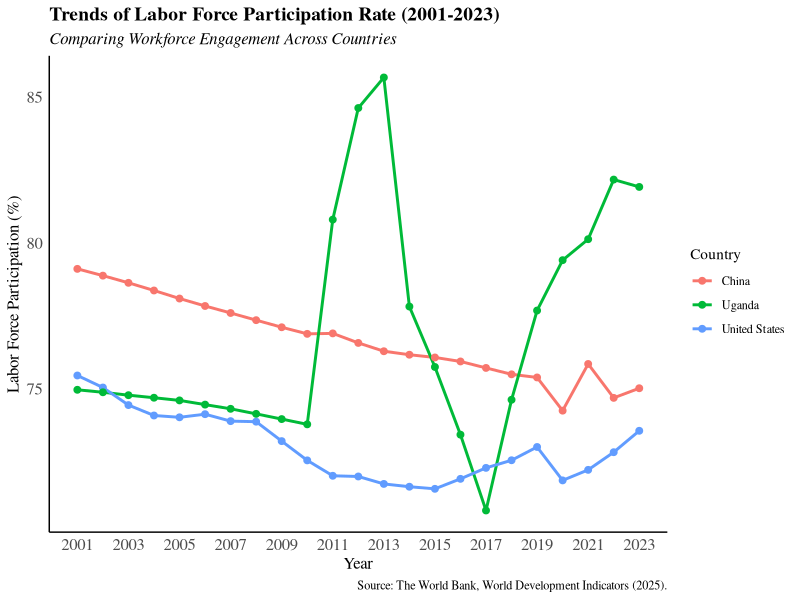
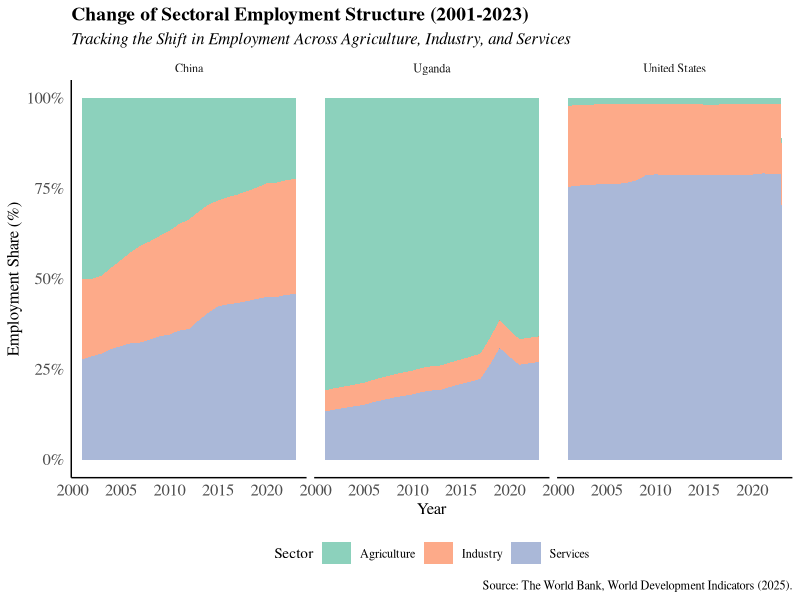
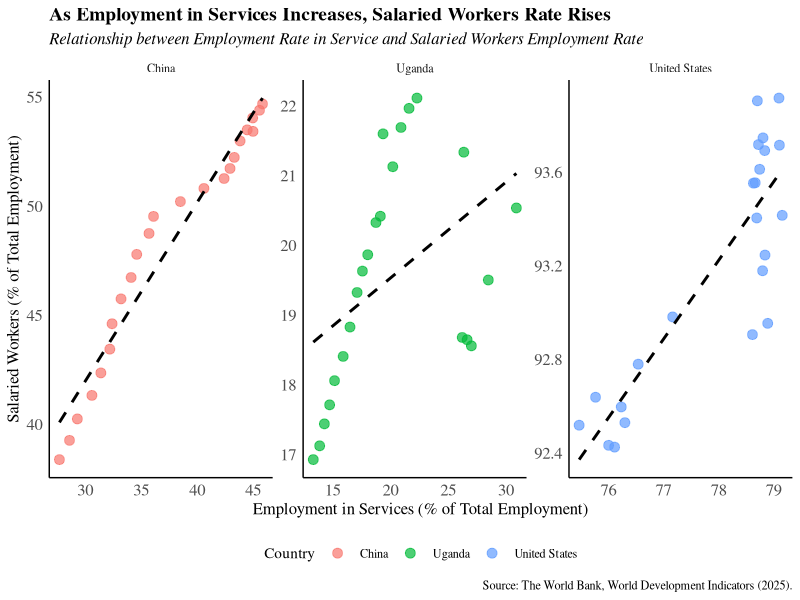
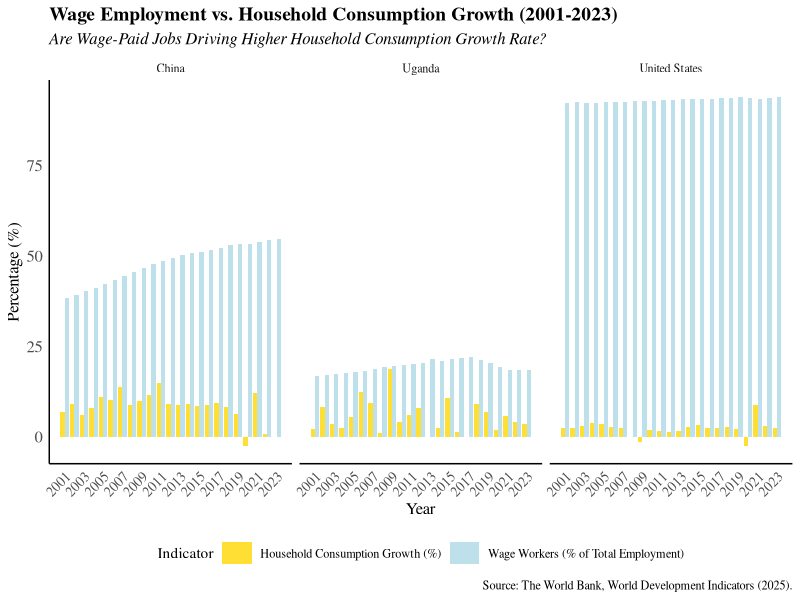

These charts were generated, in order, by the following R code:
## ---- chunk 1
# install.packages(c("readxl", "writexl")

library(readxl)
library(writexl)
library(tidyverse)

## ---- chunk 2
data_available_clean <- read_excel("data/available_data.xlsx")

## ---- chunk 3
ggplot(data_available_clean, aes(x = year, group = country_name, color = country_name)) +
  geom_line(aes(y = lfpr_total_15_64_milo), size = 1) +
  geom_point(aes(y = lfpr_total_15_64_milo), size = 2) +
  scale_x_continuous(breaks = seq(min(data_available_clean$year), max(data_available_clean$year), by = 2)) +
  labs(
    title = "Trends of Labor Force Participation Rate (2001-2023)",
    subtitle = "Comparing Workforce Engagement Across Countries",
    x = "Year", 
    y = "Labor Force Participation (%)",
    color = "Country",
    caption = "Source: The World Bank, World Development Indicators (2025)."
  ) +
  theme_minimal() +
  theme(
    text = element_text(family = "serif"),
    panel.grid = element_blank(),
    plot.title = element_text(size = 14, face = "bold"),  
    plot.subtitle = element_text(size = 12, face = "italic"),  
    axis.title.x = element_text(size = 12),  
    axis.title.y = element_text(size = 12),  
    axis.text.x = element_text(size = 12),  
    axis.text.y = element_text(size = 12),
    legend.position = "right",
    axis.line = element_line(color="black")
)
## ---- chunk 4
data_available_clean |>
  mutate(total_employment = empl_agri + empl_industry + empl_services) |>
  pivot_longer(cols = c(empl_agri, empl_industry, empl_services),
               names_to = "sector",
               values_to = "employment_rate") |>
  mutate(employment_share = employment_rate / total_employment * 100) |>
  ggplot(aes(x = year, y = employment_share, fill = sector)) +
  geom_area(alpha = 0.75) + 
  facet_wrap(~ country_name) +
  labs(
    title = "Change of Sectoral Employment Structure (2001-2023)",
    subtitle = "Tracking the Shift in Employment Across Agriculture, Industry, and Services",
    x = "Year", y = "Employment Share (%)",
    fill = "Sector",
    caption = "Source: The World Bank, World Development Indicators (2025)."
  ) +
  scale_fill_manual(values = c("empl_agri" = "#66c2a5", 
                               "empl_industry" = "#fc8d62", 
                               "empl_services" = "#8da0cb"),
                    labels = c("Agriculture", "Industry", "Services")) + 
  scale_y_continuous(labels = scales::percent_format(scale = 1)) +
  theme_minimal() +
  theme(
    text = element_text(family = "serif"),
    panel.grid = element_blank(),
    plot.title = element_text(size = 14, face = "bold"),  
    plot.subtitle = element_text(size = 12, face = "italic"),  
    axis.title.x = element_text(size = 12),  
    axis.title.y = element_text(size = 12),    
    axis.text.x = element_text(size = 12),  
    axis.text.y = element_text(size = 12),
    legend.position = "bottom",
    axis.line = element_line(color = "black"),
    legend.key.width = unit(0.8,"cm")
)
## ---- chunk 5

ggplot(data_available_clean, aes(x = empl_services, y = wage_workers_total, color = country_name)) +
  geom_point(size = 3, alpha = 0.7) + 
  geom_smooth(method = "lm", se = FALSE, linetype = "dashed", color = "black") + 
  facet_wrap(~country_name, scales = "free") +
  labs(
    title = "As Employment in Services Increases, Salaried Workers Rate Rises",
    subtitle = "Relationship between Employment Rate in Service and Salaried Workers Employment Rate",
    x = "Employment in Services (% of Total Employment)", 
    y = "Salaried Workers (% of Total Employment)",
    color = "Country",
    caption = "Source: The World Bank, World Development Indicators (2025)."
  ) +
    theme_minimal() +
  theme(
    text = element_text(family = "serif"),
    panel.grid = element_blank(),
    plot.title = element_text(size = 14, face = "bold"),  
    plot.subtitle = element_text(size = 12, face = "italic"),  
    axis.title.x = element_text(size = 12),  
    axis.title.y = element_text(size = 12),  
    axis.text.x = element_text(size = 12),  
    axis.text.y = element_text(size = 12),
    legend.position = "bottom",
    axis.line = element_line(color = "black"),  
    legend.key.width = unit(0.75,"cm")
)

## ---- chunk 6
data_available_clean |>  
  select(year, country_name, wage_workers_total, households_cons_growth) |>  
  pivot_longer(cols = c(wage_workers_total, households_cons_growth),
               names_to = "Metric",
               values_to = "Value") |>  
  mutate(Metric = recode(Metric,
                         "wage_workers_total" = "Wage Workers (% of Total Employment)",
                         "households_cons_growth" = "Household Consumption Growth (%)")) |>  
  ggplot(aes(x = year, y = Value, fill = Metric)) +  
  geom_col(position = "dodge", alpha = 0.8) +
  facet_wrap(~country_name) +  
  scale_fill_manual(values = c("Wage Workers (% of Total Employment)" = "lightblue",
                               "Household Consumption Growth (%)" = "gold")) +
  scale_x_continuous(breaks = seq(2001, 2023, by = 2)) +  
  labs(
    title = "Wage Employment vs. Household Consumption Growth (2001-2023)",
    subtitle = "Are Wage-Paid Jobs Driving Higher Household Consumption Growth Rate?",
    x = "Year",
    y = "Percentage (%)",
    fill = "Indicator",
    caption = "Source: The World Bank, World Development Indicators (2025)."
  ) +
  theme_minimal() +
  theme(
    text = element_text(family = "serif"),
    panel.grid = element_blank(),
    plot.title = element_text(size = 14, face = "bold"),  
    plot.subtitle = element_text(size = 12, face = "italic"),  
    axis.title.x = element_text(size = 12),  
    axis.title.y = element_text(size = 12),  
    axis.text.x = element_text(size = 10, angle = 45, hjust = 1),  
    axis.text.y = element_text(size = 12),
    legend.position = "bottom",
    axis.line = element_line(color = "black"),  
    legend.key.width = unit(0.8, "cm")
  )


## ---- chunk 7
# Read Original File and Assign it to "data" 

data <- read_excel("data/0_OriginData_World_Development_Indicators.xlsx")

# Pivot longer to convert year columns into a "Year" column

data_long <- data |>
  pivot_longer(
    cols = starts_with("20"), 
    # Select all year columns (2001-2023)
    names_to = "Year",          
    # Move column names to "Year"
    values_to = "Value"
    # Store data values in "Value"
    )        

# Drop NAs contained by these cols

data_long <- data_long |>
  drop_na(`Country Name`, `Country Code`, `Series Code`, `Series Name`)

# Convert Year column to numeric

data_long$Year <- as.numeric(str_extract(data_long$Year, "\\d+"))

# Pivot wider to make Series Name values into separate columns

data_clean <- data_long |>
  select(-"Series Code") |>
  # delete the "Series Code" column
  pivot_wider(names_from = "Series Name", 
              values_from = "Value")

## ---- chunk 8
# Save the data as an Excel file

# write_xlsx(data_clean, "data/1_world_bank_data_clean.xlsx")

## ---- chunk 9
#| code-fold: show

# Define short names for selected variables
data_available <- data_clean %>%
  select(
    country_name                = `Country Name`,
    country_code                = `Country Code`,
    year                        = `Year`,
    changes_inventories         = `Changes in inventories (constant LCU)`,
    cfw_female                  = `Contributing family workers, female (% of female employment) (modeled ILO estimate)`,
    cfw_male                    = `Contributing family workers, male (% of male employment) (modeled ILO estimate)`,
    cfw_total                   = `Contributing family workers, total (% of total employment) (modeled ILO estimate)`,
    employers_female            = `Employers, female (% of female employment) (modeled ILO estimate)`,
    employers_male              = `Employers, male (% of male employment) (modeled ILO estimate)`,
    employers_total             = `Employers, total (% of total employment) (modeled ILO estimate)`,
    empl_agri                 = `Employment in agriculture (% of total employment) (modeled ILO estimate)`,
    empl_agri_female          = `Employment in agriculture, female (% of female employment) (modeled ILO estimate)`,
    empl_agri_male            = `Employment in agriculture, male (% of male employment) (modeled ILO estimate)`,
    empl_industry             = `Employment in industry (% of total employment) (modeled ILO estimate)`,
    empl_industry_female      = `Employment in industry, female (% of female employment) (modeled ILO estimate)`,
    empl_industry_male        = `Employment in industry, male (% of male employment) (modeled ILO estimate)`,
    empl_services             = `Employment in services (% of total employment) (modeled ILO estimate)`,
    empl_services_female      = `Employment in services, female (% of female employment) (modeled ILO estimate)`,
    empl_services_male        = `Employment in services, male (% of male employment) (modeled ILO estimate)`,
    emp_pop_15plus_female_milo  = `Employment to population ratio, 15+, female (%) (modeled ILO estimate)`,
    emp_pop_15plus_female_nat   = `Employment to population ratio, 15+, female (%) (national estimate)`,
    emp_pop_15plus_male_milo    = `Employment to population ratio, 15+, male (%) (modeled ILO estimate)`,
    emp_pop_15plus_male_nat     = `Employment to population ratio, 15+, male (%) (national estimate)`,
    emp_pop_15plus_total_milo   = `Employment to population ratio, 15+, total (%) (modeled ILO estimate)`,
    emp_pop_15plus_total_nat    = `Employment to population ratio, 15+, total (%) (national estimate)`,
    emp_pop_15_24_female_milo   = `Employment to population ratio, ages 15-24, female (%) (modeled ILO estimate)`,
    emp_pop_15_24_female_nat    = `Employment to population ratio, ages 15-24, female (%) (national estimate)`,
    emp_pop_15_24_male_milo     = `Employment to population ratio, ages 15-24, male (%) (modeled ILO estimate)`,
    emp_pop_15_24_male_nat      = `Employment to population ratio, ages 15-24, male (%) (national estimate)`,
    emp_pop_15_24_total_milo    = `Employment to population ratio, ages 15-24, total (%) (modeled ILO estimate)`,
    emp_pop_15_24_total_nat     = `Employment to population ratio, ages 15-24, total (%) (national estimate)`,
    exports_growth              = `Exports of goods and services (annual % growth)`,
    exports_const               = `Exports of goods and services (constant LCU)`,
    final_cons_growth           = `Final consumption expenditure (annual % growth)`,
    final_cons_const            = `Final consumption expenditure (constant LCU)`,
    gdp_const                   = `GDP (constant LCU)`,
    gdp_growth                  = `GDP growth (annual %)`,
    gdp_percap_const            = `GDP per capita (constant LCU)`,
    gdp_percap_growth           = `GDP per capita growth (annual %)`,
    gdp_per_person_employed     = `GDP per person employed (constant 2021 PPP $)`,
    gov_final_cons_growth       = `General government final consumption expenditure (annual % growth)`,
    gov_final_cons_const        = `General government final consumption expenditure (constant LCU)`,
    gni_const                   = `GNI (constant LCU)`,
    gni_growth                  = `GNI growth (annual %)`,
    gni_percap_const            = `GNI per capita (constant LCU)`,
    gni_percap_growth           = `GNI per capita growth (annual %)`,
    gov_exp_edu_pct_gdp         = `Government expenditure on education, total (% of GDP)`,
    gov_exp_edu_pct_gov         = `Government expenditure on education, total (% of government expenditure)`,
    gross_capital_growth        = `Gross capital formation (annual % growth)`,
    gross_capital_const         = `Gross capital formation (constant LCU)`,
    gross_fixed_capital_growth  = `Gross fixed capital formation (annual % growth)`,
    gross_fixed_capital_const   = `Gross fixed capital formation (constant LCU)`,
    gross_national_expenditure  = `Gross national expenditure (constant LCU)`,
    households_cons_growth      = `Households and NPISHs Final consumption expenditure (annual % growth)`,
    households_cons_const       = `Households and NPISHs Final consumption expenditure (constant LCU)`,
    households_cons_percap_growth = `Households and NPISHs Final consumption expenditure per capita growth (annual %)`,
    imports_growth              = `Imports of goods and services (annual % growth)`,
    imports_const               = `Imports of goods and services (constant LCU)`,
    lfpr_15_24_female_milo      = `Labor force participation rate for ages 15-24, female (%) (modeled ILO estimate)`,
    lfpr_15_24_female_nat       = `Labor force participation rate for ages 15-24, female (%) (national estimate)`,
    lfpr_15_24_male_milo        = `Labor force participation rate for ages 15-24, male (%) (modeled ILO estimate)`,
    lfpr_15_24_male_nat         = `Labor force participation rate for ages 15-24, male (%) (national estimate)`,
    lfpr_15_24_total_milo       = `Labor force participation rate for ages 15-24, total (%) (modeled ILO estimate)`,
    lfpr_15_24_total_nat        = `Labor force participation rate for ages 15-24, total (%) (national estimate)`,
    lfpr_female_15plus_milo      = `Labor force participation rate, female (% of female population ages 15+) (modeled ILO estimate)`,
    lfpr_female_15plus_nat       = `Labor force participation rate, female (% of female population ages 15+) (national estimate)`,
    lfpr_female_15_64_milo       = `Labor force participation rate, female (% of female population ages 15-64) (modeled ILO estimate)`,
    lfpr_male_15plus_milo        = `Labor force participation rate, male (% of male population ages 15+) (modeled ILO estimate)`,
    lfpr_male_15plus_nat         = `Labor force participation rate, male (% of male population ages 15+) (national estimate)`,
    lfpr_male_15_64_milo         = `Labor force participation rate, male (% of male population ages 15-64) (modeled ILO estimate)`,
    lfpr_total_15plus_milo       = `Labor force participation rate, total (% of total population ages 15+) (modeled ILO estimate)`,
    lfpr_total_15plus_nat        = `Labor force participation rate, total (% of total population ages 15+) (national estimate)`,
    lfpr_total_15_64_milo        = `Labor force participation rate, total (% of total population ages 15-64) (modeled ILO estimate)`,
    lf_adv_edu_total            = `Labor force with advanced education (% of total working-age population with advanced education)`,
    lf_adv_edu_female           = `Labor force with advanced education, female (% of female working-age population with advanced education)`,
    lf_adv_edu_male             = `Labor force with advanced education, male (% of male working-age population with advanced education)`,
    lf_basic_edu_total          = `Labor force with basic education (% of total working-age population with basic education)`,
    lf_basic_edu_female         = `Labor force with basic education, female (% of female working-age population with basic education)`,
    lf_basic_edu_male           = `Labor force with basic education, male (% of male working-age population with basic education)`,
    lf_intermediate_edu_total   = `Labor force with intermediate education (% of total working-age population with intermediate education)`,
    lf_intermediate_edu_female  = `Labor force with intermediate education, female (% of female working-age population with intermediate education)`,
    lf_intermediate_edu_male    = `Labor force with intermediate education, male (% of male working-age population with intermediate education)`,
    labor_female_pct            = `Labor force, female (% of total labor force)`,
    labor_total                 = `Labor force, total`,
    part_time_female            = `Part time employment, female (% of total female employment)`,
    part_time_male              = `Part time employment, male (% of total male employment)`,
    part_time_total             = `Part time employment, total (% of total employment)`,
    ratio_lfpr_female_male_milo = `Ratio of female to male labor force participation rate (%) (modeled ILO estimate)`,
    ratio_lfpr_female_male_nat  = `Ratio of female to male labor force participation rate (%) (national estimate)`,
    self_employed_female        = `Self-employed, female (% of female employment) (modeled ILO estimate)`,
    self_employed_male          = `Self-employed, male (% of male employment) (modeled ILO estimate)`,
    self_employed_total         = `Self-employed, total (% of total employment) (modeled ILO estimate)`,
    youth_not_in_edu_female     = `Share of youth not in education, employment or training, female (% of female youth population)`,
    youth_not_in_edu_male       = `Share of youth not in education, employment or training, male (% of male youth population)`,
    youth_not_in_edu_total      = `Share of youth not in education, employment or training, total (% of youth population)`,
    unemp_adv_edu_total         = `Unemployment with advanced education (% of total labor force with advanced education)`,
    unemp_adv_edu_female        = `Unemployment with advanced education, female (% of female labor force with advanced education)`,
    unemp_adv_edu_male          = `Unemployment with advanced education, male (% of male labor force with advanced education)`,
    unemp_basic_edu_total       = `Unemployment with basic education (% of total labor force with basic education)`,
    unemp_basic_edu_female      = `Unemployment with basic education, female (% of female labor force with basic education)`,
    unemp_basic_edu_male        = `Unemployment with basic education, male (% of male labor force with basic education)`,
    unemp_inter_edu_total       = `Unemployment with intermediate education (% of total labor force with intermediate education)`,
    unemp_inter_edu_female      = `Unemployment with intermediate education, female (% of female labor force with intermediate education)`,
    unemp_inter_edu_male        = `Unemployment with intermediate education, male (% of male labor force with intermediate education)`,
    unemp_female_milo           = `Unemployment, female (% of female labor force) (modeled ILO estimate)`,
    unemp_female_nat            = `Unemployment, female (% of female labor force) (national estimate)`,
    unemp_male_milo             = `Unemployment, male (% of male labor force) (modeled ILO estimate)`,
    unemp_male_nat              = `Unemployment, male (% of male labor force) (national estimate)`,
    unemp_total_milo            = `Unemployment, total (% of total labor force) (modeled ILO estimate)`,
    unemp_total_nat             = `Unemployment, total (% of total labor force) (national estimate)`,
    unemp_youth_female_milo     = `Unemployment, youth female (% of female labor force ages 15-24) (modeled ILO estimate)`,
    unemp_youth_female_nat      = `Unemployment, youth female (% of female labor force ages 15-24) (national estimate)`,
    unemp_youth_male_milo       = `Unemployment, youth male (% of male labor force ages 15-24) (modeled ILO estimate)`,
    unemp_youth_male_nat        = `Unemployment, youth male (% of male labor force ages 15-24) (national estimate)`,
    unemp_youth_total_milo      = `Unemployment, youth total (% of total labor force ages 15-24) (modeled ILO estimate)`,
    unemp_youth_total_nat       = `Unemployment, youth total (% of total labor force ages 15-24) (national estimate)`,
    vulnerable_emp_female       = `Vulnerable employment, female (% of female employment) (modeled ILO estimate)`,
    vulnerable_emp_male         = `Vulnerable employment, male (% of male employment) (modeled ILO estimate)`,
    vulnerable_emp_total        = `Vulnerable employment, total (% of total employment) (modeled ILO estimate)`,
    wage_workers_female         = `Wage and salaried workers, female (% of female employment) (modeled ILO estimate)`,
    wage_workers_male           = `Wage and salaried workers, male (% of male employment) (modeled ILO estimate)`,
    wage_workers_total          = `Wage and salaried workers, total (% of total employment) (modeled ILO estimate)`
  )

## ---- chunk 10
# Mutate the chr into numeric

data_available_clean <- data_available |> 
  mutate(across(-c(country_name, country_code, year), as.numeric))
  # cut out the first three columns and transfer the rest


# Save final data set as Excel file to analyze

# write_xlsx(data_available_clean, "data/available_data.xlsx")


## ---- chunk 11
#| code-fold: show

codebook <- tribble(
  ~new_variable,                    ~original_variable,                                                    
  "country_name",                   "Country Name",
  "country_code",                   "Country Code",
  "year",                           "Year",
  "changes_inventories",            "Changes in inventories (constant LCU)",
  "cfw_female",                     "Contributing family workers, female (% of female employment) (modeled ILO estimate)",
  "cfw_male",                       "Contributing family workers, male (% of male employment) (modeled ILO estimate)",
  "cfw_total",                      "Contributing family workers, total (% of total employment) (modeled ILO estimate)",
  "employers_female",               "Employers, female (% of female employment) (modeled ILO estimate)",
  "employers_male",                 "Employers, male (% of male employment) (modeled ILO estimate)",
  "employers_total",                "Employers, total (% of total employment) (modeled ILO estimate)",
  "empl_agri",                      "Employment in agriculture (% of total employment) (modeled ILO estimate)",
  "empl_agri_female",               "Employment in agriculture, female (% of female employment) (modeled ILO estimate)",
  "empl_agri_male",                 "Employment in agriculture, male (% of male employment) (modeled ILO estimate)",
  "empl_industry",                  "Employment in industry (% of total employment) (modeled ILO estimate)",
  "empl_industry_female",           "Employment in industry, female (% of female employment) (modeled ILO estimate)",
  "empl_industry_male",             "Employment in industry, male (% of male employment) (modeled ILO estimate)",
  "empl_services",                  "Employment in services (% of total employment) (modeled ILO estimate)",
  "empl_services_female",           "Employment in services, female (% of female employment) (modeled ILO estimate)",
  "empl_services_male",             "Employment in services, male (% of male employment) (modeled ILO estimate)",
  "emp_pop_15plus_female_milo",     "Employment to population ratio, 15+, female (%) (modeled ILO estimate)",
  "emp_pop_15plus_female_nat",      "Employment to population ratio, 15+, female (%) (national estimate)",
  "emp_pop_15plus_male_milo",       "Employment to population ratio, 15+, male (%) (modeled ILO estimate)",
  "emp_pop_15plus_male_nat",        "Employment to population ratio, 15+, male (%) (national estimate)",
  "emp_pop_15plus_total_milo",      "Employment to population ratio, 15+, total (%) (modeled ILO estimate)",
  "emp_pop_15plus_total_nat",       "Employment to population ratio, 15+, total (%) (national estimate)",
  "emp_pop_15_24_female_milo",      "Employment to population ratio, ages 15-24, female (%) (modeled ILO estimate)",
  "emp_pop_15_24_female_nat",       "Employment to population ratio, ages 15-24, female (%) (national estimate)",
  "emp_pop_15_24_male_milo",        "Employment to population ratio, ages 15-24, male (%) (modeled ILO estimate)",
  "emp_pop_15_24_male_nat",         "Employment to population ratio, ages 15-24, male (%) (national estimate)",
  "emp_pop_15_24_total_milo",       "Employment to population ratio, ages 15-24, total (%) (modeled ILO estimate)",
  "emp_pop_15_24_total_nat",        "Employment to population ratio, ages 15-24, total (%) (national estimate)",
  "exports_growth",                 "Exports of goods and services (annual % growth)",
  "exports_const",                  "Exports of goods and services (constant LCU)",
  "final_cons_growth",              "Final consumption expenditure (annual % growth)",
  "final_cons_const",               "Final consumption expenditure (constant LCU)",
  "gdp_const",                      "GDP (constant LCU)",
  "gdp_growth",                     "GDP growth (annual %)",
  "gdp_percap_const",               "GDP per capita (constant LCU)",
  "gdp_percap_growth",              "GDP per capita growth (annual %)",
  "gdp_per_person_employed",        "GDP per person employed (constant 2021 PPP $)",
  "gov_final_cons_growth",          "General government final consumption expenditure (annual % growth)",
  "gov_final_cons_const",           "General government final consumption expenditure (constant LCU)",
  "gni_const",                      "GNI (constant LCU)",
  "gni_growth",                     "GNI growth (annual %)",
  "gni_percap_const",               "GNI per capita (constant LCU)",
  "gni_percap_growth",              "GNI per capita growth (annual %)",
  "gov_exp_edu_pct_gdp",            "Government expenditure on education, total (% of GDP)",
  "gov_exp_edu_pct_gov",            "Government expenditure on education, total (% of government expenditure)",
  "gross_capital_growth",           "Gross capital formation (annual % growth)",
  "gross_capital_const",            "Gross capital formation (constant LCU)",
  "gross_fixed_capital_growth",     "Gross fixed capital formation (annual % growth)",
  "gross_fixed_capital_const",      "Gross fixed capital formation (constant LCU)",
  "gross_national_expenditure",     "Gross national expenditure (constant LCU)",
  "households_cons_growth",         "Households and NPISHs Final consumption expenditure (annual % growth)",
  "households_cons_const",          "Households and NPISHs Final consumption expenditure (constant LCU)",
  "households_cons_percap_growth",  "Households and NPISHs Final consumption expenditure per capita growth (annual %)",
  "imports_growth",                 "Imports of goods and services (annual % growth)",
  "imports_const",                  "Imports of goods and services (constant LCU)",
  "lfpr_15_24_female_milo",         "Labor force participation rate for ages 15-24, female (%) (modeled ILO estimate)",
  "lfpr_15_24_female_nat",          "Labor force participation rate for ages 15-24, female (%) (national estimate)",
  "lfpr_15_24_male_milo",           "Labor force participation rate for ages 15-24, male (%) (modeled ILO estimate)",
  "lfpr_15_24_male_nat",            "Labor force participation rate for ages 15-24, male (%) (national estimate)",
  "lfpr_15_24_total_milo",          "Labor force participation rate for ages 15-24, total (%) (modeled ILO estimate)",
  "lfpr_15_24_total_nat",           "Labor force participation rate for ages 15-24, total (%) (national estimate)",
  "lfpr_female_15plus_milo",        "Labor force participation rate, female (% of female population ages 15+) (modeled ILO estimate)",
  "lfpr_female_15plus_nat",         "Labor force participation rate, female (% of female population ages 15+) (national estimate)",
  "lfpr_female_15_64_milo",         "Labor force participation rate, female (% of female population ages 15-64) (modeled ILO estimate)",
  "lfpr_male_15plus_milo",          "Labor force participation rate, male (% of male population ages 15+) (modeled ILO estimate)",
  "lfpr_male_15plus_nat",           "Labor force participation rate, male (% of male population ages 15+) (national estimate)",
  "lfpr_male_15_64_milo",           "Labor force participation rate, male (% of male population ages 15-64) (modeled ILO estimate)",
  "lfpr_total_15plus_milo",         "Labor force participation rate, total (% of total population ages 15+) (modeled ILO estimate)",
  "lfpr_total_15plus_nat",          "Labor force participation rate, total (% of total population ages 15+) (national estimate)",
  "lfpr_total_15_64_milo",          "Labor force participation rate, total (% of total population ages 15-64) (modeled ILO estimate)",
  "lf_adv_edu_total",               "Labor force with advanced education (% of total working-age population with advanced education)",
  "lf_adv_edu_female",              "Labor force with advanced education, female (% of female working-age population with advanced education)",
  "lf_adv_edu_male",                "Labor force with advanced education, male (% of male working-age population with advanced education)",
  "lf_basic_edu_total",             "Labor force with basic education (% of total working-age population with basic education)",
  "lf_basic_edu_female",            "Labor force with basic education, female (% of female working-age population with basic education)",
  "lf_basic_edu_male",              "Labor force with basic education, male (% of male working-age population with basic education)",
  "lf_intermediate_edu_total",      "Labor force with intermediate education (% of total working-age population with intermediate education)",
  "lf_intermediate_edu_female",     "Labor force with intermediate education, female (% of female working-age population with intermediate education)",
  "lf_intermediate_edu_male",       "Labor force with intermediate education, male (% of male working-age population with intermediate education)",
  "labor_female_pct",               "Labor force, female (% of total labor force)",
  "labor_total",                    "Labor force, total",
  "part_time_female",               "Part time employment, female (% of total female employment)",
  "part_time_male",                 "Part time employment, male (% of total male employment)",
  "part_time_total",                "Part time employment, total (% of total employment)",
  "ratio_lfpr_female_male_milo",     "Ratio of female to male labor force participation rate (%) (modeled ILO estimate)",
  "ratio_lfpr_female_male_nat",      "Ratio of female to male labor force participation rate (%) (national estimate)",
  "self_employed_female",           "Self-employed, female (% of female employment) (modeled ILO estimate)",
  "self_employed_male",             "Self-employed, male (% of male employment) (modeled ILO estimate)",
  "self_employed_total",            "Self-employed, total (% of total employment) (modeled ILO estimate)",
  "youth_not_in_edu_female",        "Share of youth not in education, employment or training, female (% of female youth population)",
  "youth_not_in_edu_male",          "Share of youth not in education, employment or training, male (% of male youth population)",
  "youth_not_in_edu_total",         "Share of youth not in education, employment or training, total (% of youth population)",
  "unemp_adv_edu_total",            "Unemployment with advanced education (% of total labor force with advanced education)",
  "unemp_adv_edu_female",           "Unemployment with advanced education, female (% of female labor force with advanced education)",
  "unemp_adv_edu_male",             "Unemployment with advanced education, male (% of male labor force with advanced education)",
  "unemp_basic_edu_total",          "Unemployment with basic education (% of total labor force with basic education)",
  "unemp_basic_edu_female",         "Unemployment with basic education, female (% of female labor force with basic education)",
  "unemp_basic_edu_male",           "Unemployment with basic education, male (% of male labor force with basic education)",
  "unemp_inter_edu_total",          "Unemployment with intermediate education (% of total labor force with intermediate education)",
  "unemp_inter_edu_female",         "Unemployment with intermediate education, female (% of female labor force with intermediate education)",
  "unemp_inter_edu_male",           "Unemployment with intermediate education, male (% of male labor force with intermediate education)",
  "unemp_female_milo",              "Unemployment, female (% of female labor force) (modeled ILO estimate)",
  "unemp_female_nat",               "Unemployment, female (% of female labor force) (national estimate)",
  "unemp_male_milo",                "Unemployment, male (% of male labor force) (modeled ILO estimate)",
  "unemp_male_nat",                 "Unemployment, male (% of male labor force) (national estimate)",
  "unemp_total_milo",               "Unemployment, total (% of total labor force) (modeled ILO estimate)",
  "unemp_total_nat",                "Unemployment, total (% of total labor force) (national estimate)",
  "unemp_youth_female_milo",        "Unemployment, youth female (% of female labor force ages 15-24) (modeled ILO estimate)",
  "unemp_youth_female_nat",         "Unemployment, youth female (% of female labor force ages 15-24) (national estimate)",
  "unemp_youth_male_milo",          "Unemployment, youth male (% of male labor force ages 15-24) (modeled ILO estimate)",
  "unemp_youth_male_nat",           "Unemployment, youth male (% of male labor force ages 15-24) (national estimate)",
  "unemp_youth_total_milo",         "Unemployment, youth total (% of total labor force ages 15-24) (modeled ILO estimate)",
  "unemp_youth_total_nat",          "Unemployment, youth total (% of total labor force ages 15-24) (national estimate)",
  "vulnerable_emp_female",          "Vulnerable employment, female (% of female employment) (modeled ILO estimate)",
  "vulnerable_emp_male",            "Vulnerable employment, male (% of male employment) (modeled ILO estimate)",
  "vulnerable_emp_total",           "Vulnerable employment, total (% of total employment) (modeled ILO estimate)",
  "wage_workers_female",            "Wage and salaried workers, female (% of female employment) (modeled ILO estimate)",
  "wage_workers_male",              "Wage and salaried workers, male (% of male employment) (modeled ILO estimate)",
  "wage_workers_total",             "Wage and salaried workers, total (% of total employment) (modeled ILO estimate)",
)


# Write the updated codebook to an Excel file

# write_xlsx(codebook, "data/3_codebook_availabledata.xlsx")

